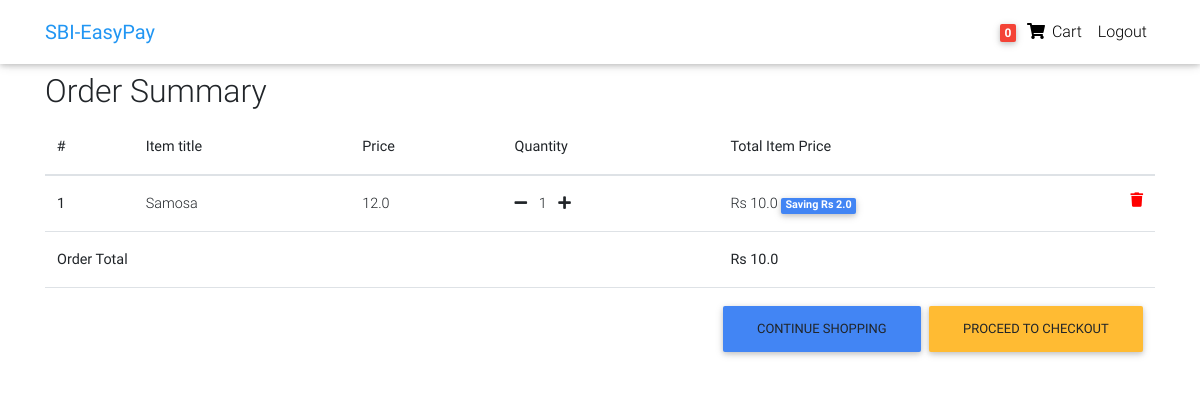
/order-summary/ (signed in), run on an earlier commit of the app's database.
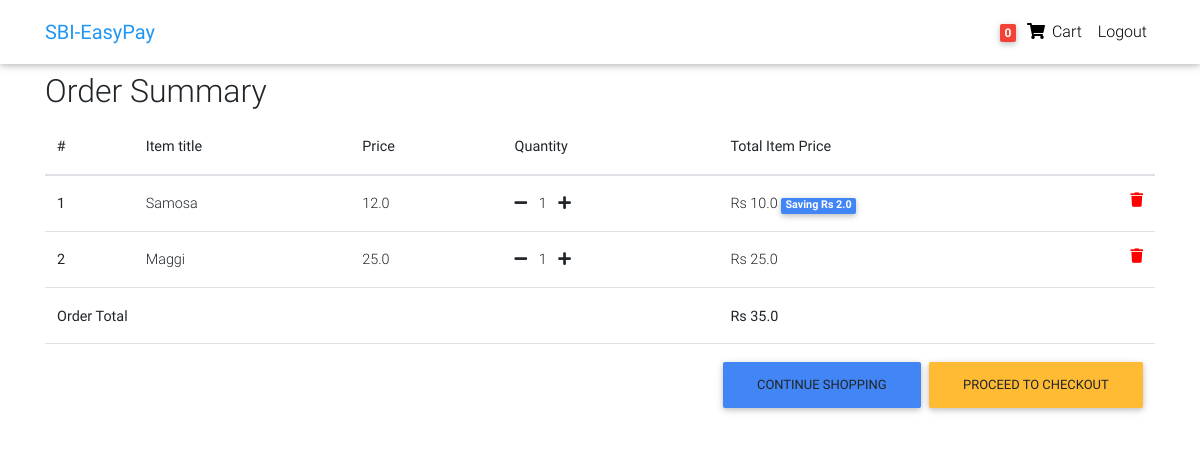
And on a later commit of the database.
### core/models.py (models this page shows, shortened)
class OrderItem(models.Model):
    user = models.ForeignKey(settings.AUTH_USER_MODEL,
                             on_delete=models.CASCADE)
    ordered = models.BooleanField(default=False)
    item = models.ForeignKey(Item, on_delete=models.CASCADE)
    quantity = models.IntegerField(default=1)
    def get_total_item_price(self):
        return self.quantity * self.item.price
    def get_total_discount_item_price(self):
        return self.quantity * self.item.discount_price
    def get_amount_saved(self):
        return self.get_total_item_price() - self.get_total_discount_item_price()
    def get_final_price(self):
        if self.item.discount_price:
            return self.get_total_discount_item_price()
        return self.get_total_item_price()

class Item(models.Model):
    title = models.CharField(max_length=100)
    price = models.FloatField()
    discount_price = models.FloatField(blank=True, null=True)
    slug = models.SlugField()
    description = models.TextField()
    image = models.ImageField()

class Order(models.Model):
    user = models.ForeignKey(settings.AUTH_USER_MODEL,
                             on_delete=models.CASCADE)
    customer_name = models.CharField(max_length=30, blank=True, null=True)
    items = models.ManyToManyField(OrderItem)
    start_date = models.DateTimeField(auto_now_add=True)
    ordered_date = models.DateTimeField()
    ordered = models.BooleanField(default=False)
    payment = models.ForeignKey(
        'Payment', on_delete=models.SET_NULL, blank=True, null=True)
    def get_total(self):
        total = 0
        for order_item in self.items.all():
            total += order_item.get_final_price()
        return total

### core/views.py (the view)
# urls.py: path('order-summary/', OrderSummaryView.as_view(), name='order-summary'),
class OrderSummaryView(LoginRequiredMixin, View):
    def get(self, *args, **kwargs):
        try:
            order = Order.objects.filter(user=self.request.user).last()
            context = {
                'object': order,
            }
            return render(self.request, 'order_summary.html', context)
        except ObjectDoesNotExist:
            messages.warning(self.request, "You do not have an active order")
            return redirect("/")

### core/templatetags/cart_template_tags.py (called while the page is built)
@register.filter
def cart_item_count(user):
    if user.is_authenticated:
        qs = Order.objects.filter(user=user, ordered=False)
        if qs.exists():
            return qs[0].items.count()
    return 0

### templates/order_summary.html (shortened to what this page needs)
{% extends "base.html" %}
{% block content %}
  <main>
    <div class="container">
    <div class="table-responsive text-nowrap">
    <h2>Order Summary</h2>
    <table class="table">
        <thead>
        <tr>
            <th scope="col">#</th>
            <th scope="col">Item title</th>
            <th scope="col">Price</th>
            <th scope="col">Quantity</th>
            <th scope="col">Total Item Price</th>
        </tr>
        </thead>
        <tbody>
        {% for order_item in object.items.all %}
        <tr>
            <th scope="row">{{ forloop.counter }}</th>
            <td>{{ order_item.item.title }}</td>
            <td>{{ order_item.item.price }}</td>
            <td>
                <a href="{% url 'core:remove-single-item-from-cart' order_item.item.slug %}"><i class="fas fa-minus mr-2"></i></a>
                {{ order_item.quantity }}
                <a href="{% url 'core:add-to-cart' order_item.item.slug %}"><i class="fas fa-plus ml-2"></i></a>
            </td>
            <td>
            {% if order_item.item.discount_price %}
                Rs {{ order_item.get_total_discount_item_price }}
                <span class="badge badge-primary">Saving Rs {{ order_item.get_amount_saved }}</span>
            {% else %}
                Rs {{ order_item.get_total_item_price }}
            {% endif %}
            <a style='color: red;' href="{% url 'core:remove-from-cart' order_item.item.slug %}">
                <i class="fas fa-trash float-right"></i>
            </a>
            </td>
        </tr>
        {% endfor %}
        {% if object.get_total %}
        <tr>
            <td colspan="4"><b>Order Total</b></td>
            <td><b>Rs {{ object.get_total }}</b></td>
        </tr>
        <tr>
            <td colspan="5">
            <a class='btn btn-warning float-right ml-2' href='/checkout/'>Proceed to checkout</a>
            <a class='btn btn-primary float-right' href='/'>Continue shopping</a>
            </td>
        </tr>
        {% endif %}
        </tbody>
    </table>
    </div>
    </div>
  </main>
{% endblock content %}

What changed in the data, as far as the page shows it:
no longer on this page (row unchanged): Order: get_total "10.0"
added OrderItem: item "Maggi", item.price "25.0", quantity "1", get_total_item_price "25.0"
added Order: get_total "35.0"
